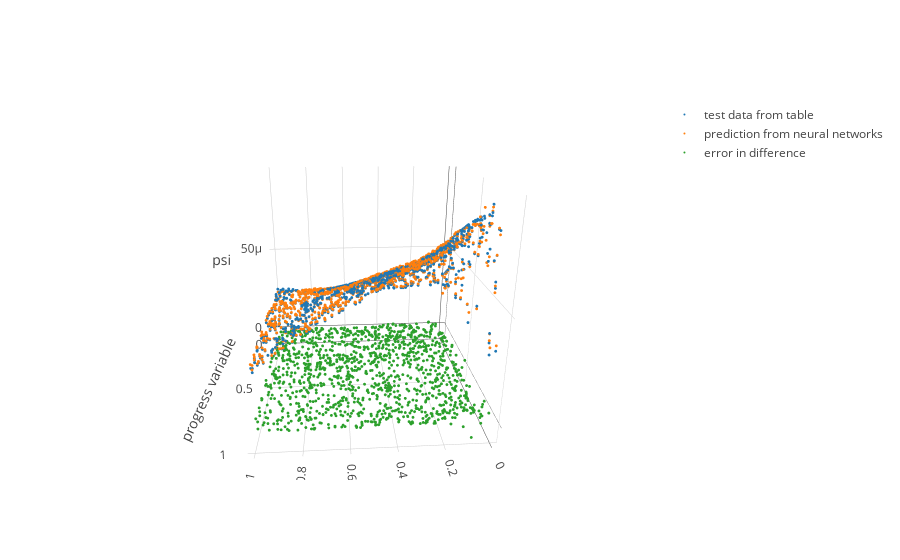

Write notebook code for a chart like this one.
### Markdown cell above
## interactive plot

### Code cell
#@title Default title text
species = 'psi' #@param {type:"string"}

# configure_plotly_browser_state()
# init_notebook_mode(connected=False)

df_t=df_test.loc[df_test['zeta']==zeta_level[1]].sample(frac=0.5)
# df_p=df_pred.loc[df_pred['zeta']==zeta_level[1]].sample(frac=0.1)
df_p=df_pred.loc[df_t.index]
error=df_p[species]-df_t[species]

fig_db = {
    'data': [       
        {'name':'test data from table',
         'x': df_t['f'],
         'y': df_t['pv'],
         'z': df_t[species],
         'type':'scatter3d', 
        'mode': 'markers',
          'marker':{
              'size':1
          }
        },
        {'name':'prediction from neural networks',
         'x': df_p['f'],
         'y': df_p['pv'],
         'z': df_p[species],
         'type':'scatter3d', 
        'mode': 'markers',
          'marker':{
              'size':1
          },
        },
        {'name':'error in difference',
         'x': df_p['f'],
         'y': df_p['pv'],
         'z': error,
         'type':'scatter3d', 
         'mode': 'markers',
          'marker':{
              'size':1
          },
         }       
    ],
    'layout': {
        'scene':{
            'xaxis': {'title':'mixture fraction'},
            'yaxis': {'title':'progress variable'},
            'zaxis': {'title': species}
                 }
    }
}
# iplot(fig_db, filename='multiple-scatter')
iplot(fig_db)

### Figure 1 — Plotly figure (JSON) as saved in the notebook; plotly's stock layout.template omitted (floating-point values rounded to 4 significant figures; data arrays with more than 128 entries replaced by an {"elided": "..."} marker saying what was removed)
{"data": [{"marker": {"size": 1}, "mode": "markers", "name": "test data from table", "type": "scatter3d", "uid": "a12472be-149e-4f4e-9859-9c9b6f0dec19", "x": {"elided": "1267 float values"}, "y": {"elided": "1267 float values"}, "z": {"elided": "1267 float values"}}, {"marker": {"size": 1}, "mode": "markers", "name": "prediction from neural networks", "type": "scatter3d", "uid": "426f2f72-cd9d-4660-b946-b5dba15588c5", "x": {"elided": "1267 float values"}, "y": {"elided": "1267 float values"}, "z": {"elided": "1267 float values"}}, {"marker": {"size": 1}, "mode": "markers", "name": "error in difference", "type": "scatter3d", "uid": "200d4983-b866-461c-8396-927f63f4adc2", "x": {"elided": "1267 float values"}, "y": {"elided": "1267 float values"}, "z": {"elided": "1267 float values"}}], "layout": {"autosize": true, "scene": {"aspectmode": "auto", "aspectratio": {"x": 1, "y": 1, "z": 1}, "camera": {"center": {"x": 0, "y": 0, "z": 0}, "eye": {"x": 0.1292, "y": 1.964, "z": 0.7398}, "up": {"x": 0, "y": 0, "z": 1}}, "xaxis": {"title": {"text": "mixture fraction"}, "type": "linear"}, "yaxis": {"title": {"text": "progress variable"}, "type": "linear"}, "zaxis": {"title": {"text": "psi"}, "type": "linear"}}}}
